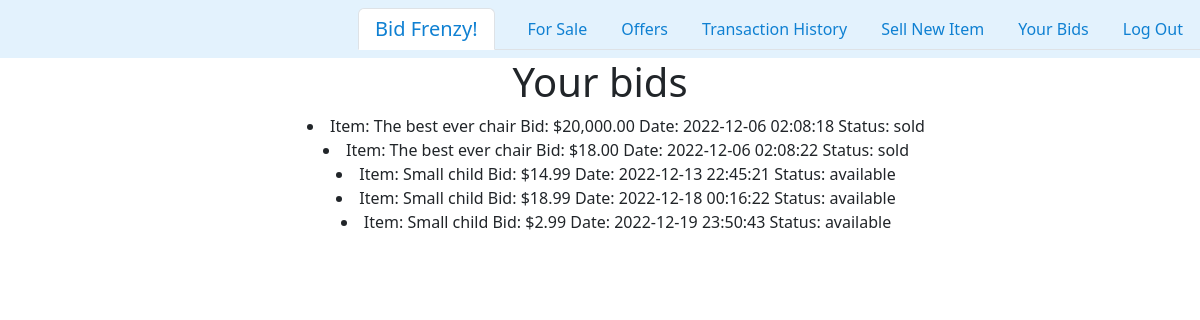
Page /yourbids (signed in) on the committed database.
### tables this page shows
CREATE TABLE bids (id INTEGER PRIMARY KEY AUTOINCREMENT, itemId INTEGER, bidderId INTEGER, sellerId INTEGER, offerPrice INTEGER, offerStatus TEXT NOT NULL, datetime INTEGER);

CREATE TABLE items (id INTEGER PRIMARY KEY AUTOINCREMENT, name TEXT NOT NULL, description TEXT NOT NULL, filename TEXT NOT NULL, ownerId INTEGER, askingPrice INTEGER, saleStatus TEXT NOT NULL);

### app.py (the view)
@app.route("/yourbids")
def yourbids():
    user_id = session["user_id"]
    your_bids = db.execute("SELECT * FROM bids LEFT JOIN items ON bids.itemId = items.id WHERE bids.bidderId = ?", user_id)
    return render_template("yourbids.html", your_bids=your_bids)

### app.py (called while the page is built)
@app.after_request
def after_request(response):
    response.headers["Cache-Control"] = "no-cache, no-store, must-revalidate"
    response.headers["Expires"] = 0
    response.headers["Pragma"] = "no-cache"
    return response

### templates/yourbids.html
{% extends "layout.html" %} {% block title %} Your Bids {% endblock %} {% block
main %}
<h1>Your bids</h1>
  <ul class="ul-centered">
    {% for bid in your_bids %}
    <li>Item: {{ bid['name'] }} Bid: {{ bid['offerPrice'] }} Date: {{ bid['datetime'] }} Status: {{ bid['saleStatus'] }}</li>
    {% endfor %}
  </ul>
{% endblock %}

### static/styles/styles.css (style rules this page uses)
.ul-centered { text-align: center; list-style-position: inside; }

### rows in the picture
bids: name "The best ever chair", offerPrice "$20,000.00", datetime "2022-12-06 02:08:18", saleStatus "sold"
bids: name "The best ever chair", offerPrice "$18.00", datetime "2022-12-06 02:08:22", saleStatus "sold"
bids: name "Small child", offerPrice "$14.99", datetime "2022-12-13 22:45:21", saleStatus "available"
bids: name "Small child", offerPrice "$18.99", datetime "2022-12-18 00:16:22", saleStatus "available"
bids: name "Small child", offerPrice "$2.99", datetime "2022-12-19 23:50:43", saleStatus "available"
